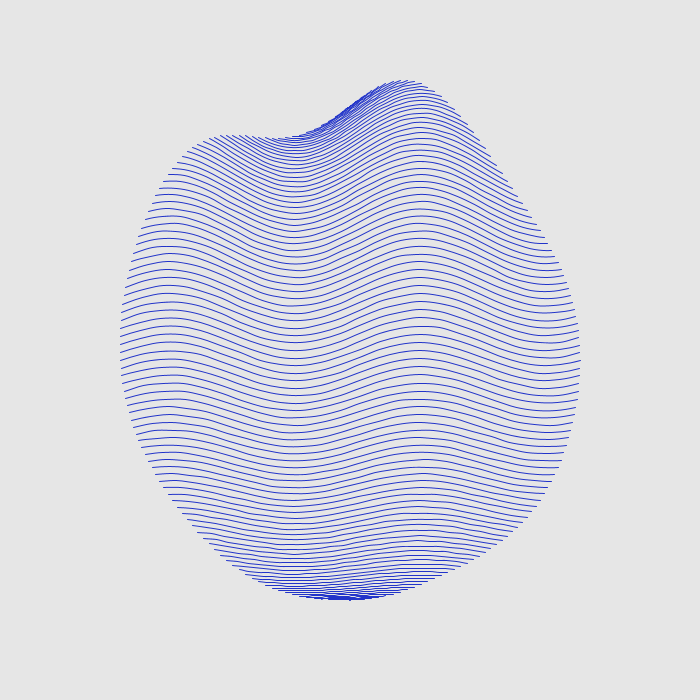
Frame 1 (no input)
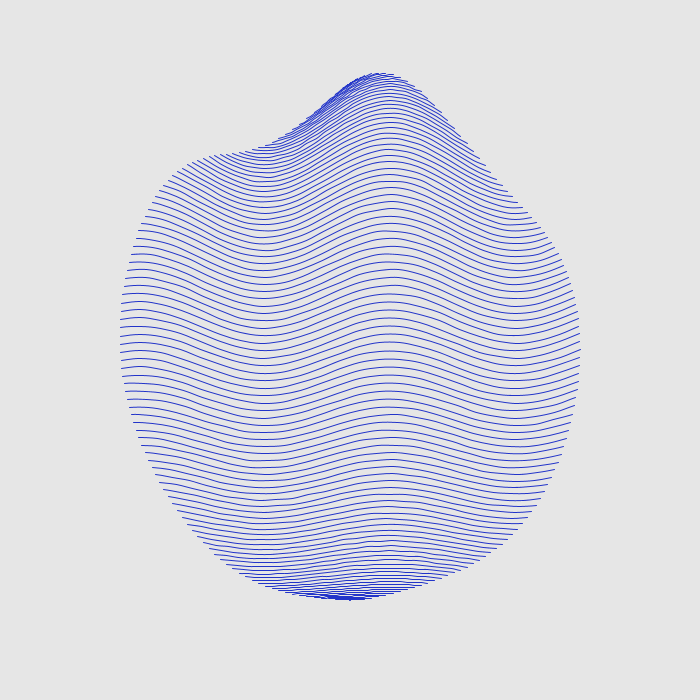
Frame 60 (the mouse pressed at the canvas centre just before this capture)
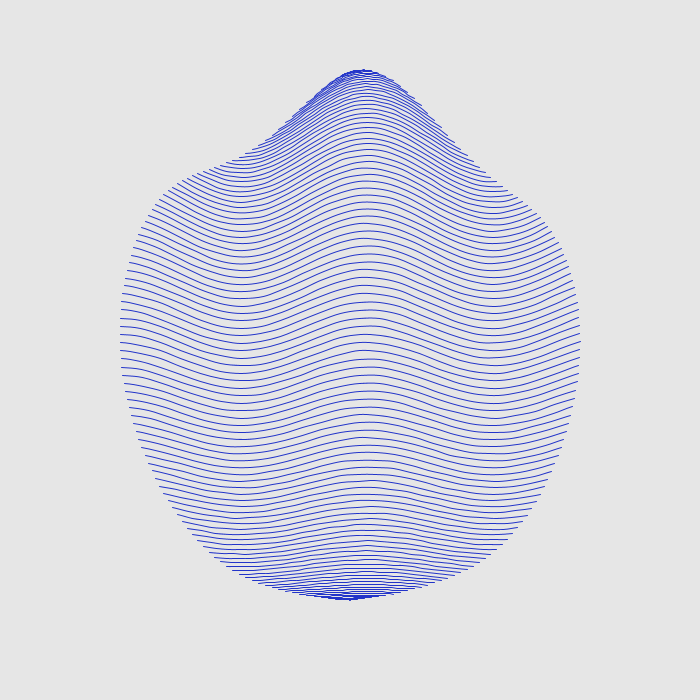
Frame 120 (the mouse held since frame 60 and released just before this capture)

The Processing sketch that drew these frames (run headless with seeded random() and noise(); from frame 60 on, the mouse is pressed at the canvas centre):

// Processing sketch: processing_144709
// ── processing_144709.pde

float theta=0;

void setup() {
  size(700, 700);
  smooth();
}

void draw() {
  theta+=.20;
  background(230);
  stroke(#2234C9);
  translate(width/2, height/2);
  noFill();
  float r=250;
  for (float i=-0.5*PI;i<PI+0.5*PI;i+=0.01*PI) {
    beginShape();
    for (float j=-sin(i)*r;j<sin(i)*r+sin(i);j+=sin(i)*20) {
      curveVertex(j, cos(i)*r+sin(theta-(j/40))*abs(i*10));
    }
    endShape();
  }
}
